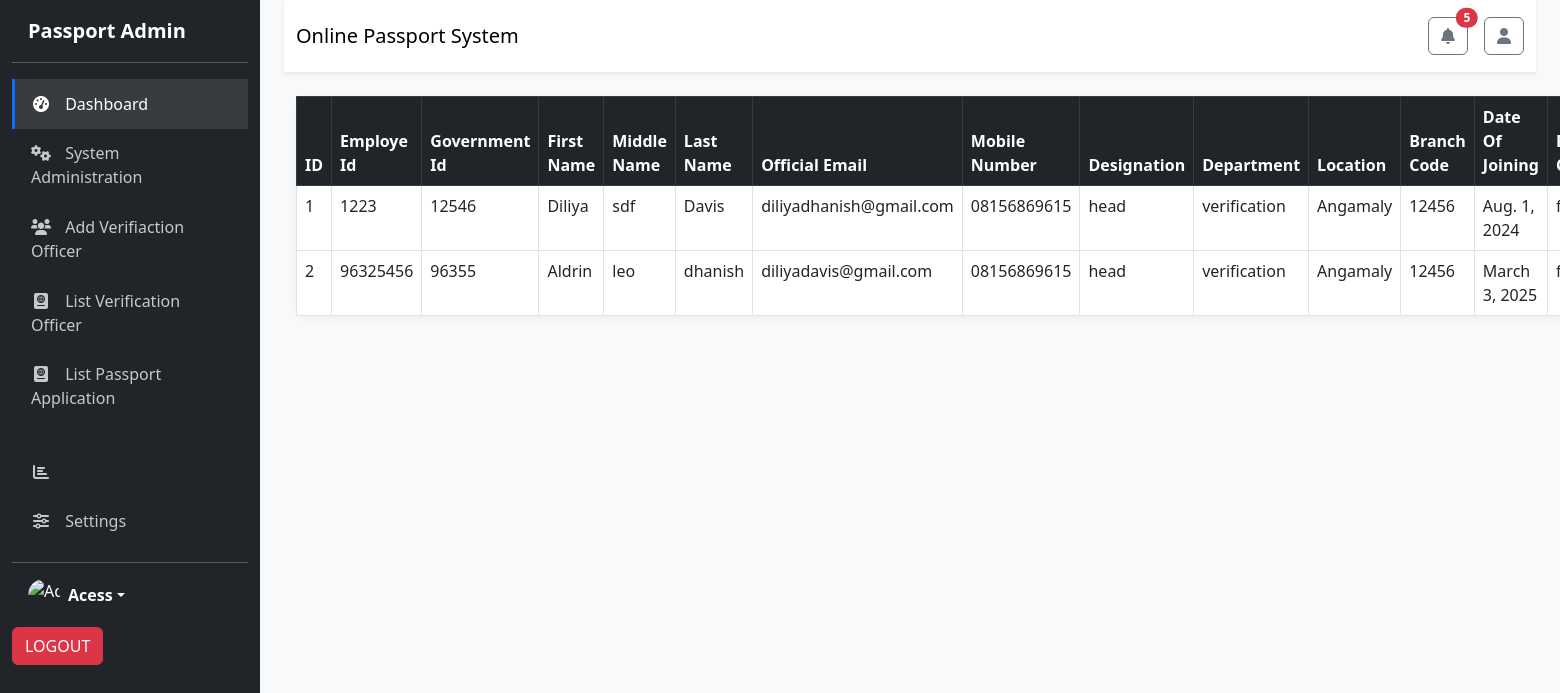
The app's page /list_verificationofficer/ with its own data.
### verification_app/models.py (models this page shows, shortened)
class Employee(models.Model):
    employee_id = models.CharField(max_length=20, unique=True)
    govt_id = models.CharField(max_length=20, unique=True)
    first_name = models.CharField(max_length=50)
    middle_name = models.CharField(max_length=50, blank=True, null=True)
    last_name = models.CharField(max_length=50)
    dob = models.DateField()
    gender = models.CharField(max_length=10)
    photo = models.ImageField(upload_to='employee_photos/')
    official_email = models.EmailField(unique=True)
    alternative_email = models.EmailField(blank=True, null=True)
    mobile_number = models.CharField(max_length=15)
    emergency_contact = models.CharField(max_length=15, blank=True, null=True)
    designation = models.CharField(max_length=100)
    department = models.CharField(max_length=100)
    location = models.CharField(max_length=100)
    branch_code = models.CharField(max_length=20)
    joining_date = models.DateField()
    reporting_officer = models.CharField(max_length=100)
    employment_type = models.CharField(max_length=20)
    user_role = models.CharField(max_length=50)
    jurisdiction = models.TextField()  # Comma-separated values
    access_level = models.CharField(max_length=20)
    verify_authority = models.TextField()  # Comma-separated values
    password = models.CharField(max_length=128)
    digital_signature = models.ImageField(upload_to='digital_signatures/')

### passport_app/views.py (the view)
# urls.py: path('list_verificationofficer/', views.list_verificationofficer, name='list_verificationofficer'),
def list_verificationofficer(request):
    data = Employee.objects.all()
    return render(request, "admin/List_Manage_verification_officer.html",{"data": data})

### passport_app/templates/admin/List_Manage_verification_officer.html (shortened to what this page needs)
<!DOCTYPE html>
{% extends 'home.html' %}
{% block content %}
<html lang="en">
<head>
</head>
<body>
    <div class="container mt-4">
         <table class="table table-bordered table-responsive">
            <thead class="table-dark">
                <tr>
                    <th>ID</th>
                    <th>Employe Id</th>
                    <th>Government Id</th>
                    <th>First Name</th>
                    <th>Middle Name</th>
                    <th>Last Name</th>
                    <th>Official Email</th>
                    <th>Mobile Number</th>
                    <th>Designation</th>
                    <th>Department</th>
                    <th>Location</th>
                    <th>Branch Code</th>
                    <th>Date Of Joining</th>
                    <th>Reporting Officer</th>
                </tr>
            </thead>
            <tbody>
                {% for d in data %}
                <tr>
                    <td>{{d.id}}</td>
                    <td>{{d.employee_id}}</td>
                    <td>{{d.govt_id}}</td>
                    <td>{{d.first_name}}</td>
                    <td>{{d.middle_name}}</td>
                    <td>{{d.last_name}}</td>
                    <td>{{d.official_email}}</td>
                    <td>{{d.mobile_number}}</td>
                    <td>{{d.designation}}</td>
                    <td>{{d.department}}</td>
                    <td>{{d.location}}</td>
                    <td>{{d.branch_code}}</td>
                    <td>{{d.joining_date}}</td>
                    <td>{{d.reporting_officer}}</td>
                </tr>
                {% endfor %}
            </tbody>
    </div>
</body>
</html>
{% endblock %}

### passport_app/templates/home.html (style rules this page uses)
:root { --primary-color: #0d6efd; --sidebar-bg: #212529; --card-border: #dee2e6; }
body { font-family: 'Segoe UI', Tahoma, Geneva, Verdana, sans-serif; background-color: #f8f9fa; }
.table-responsive { border-radius: 10px; box-shadow: 0 2px 10px rgba(0, 0, 0, 0.05); }

### records on screen
Employee: id "1", employee_id "1223", govt_id "12546", first_name "Diliya", middle_name "sdf", last_name "Davis", official_email "diliyadhanish@gmail.com", mobile_number "08156869615", designation "head", department "verification", location "Angamaly", branch_code "12456", joining_date "Aug. 1, 2024"
Employee: id "2", employee_id "96325456", govt_id "96355", first_name "Aldrin", middle_name "leo", last_name "dhanish", official_email "diliyadavis@gmail.com", mobile_number "08156869615", designation "head", department "verification", location "Angamaly", branch_code "12456", joining_date "March 3, 2025"
